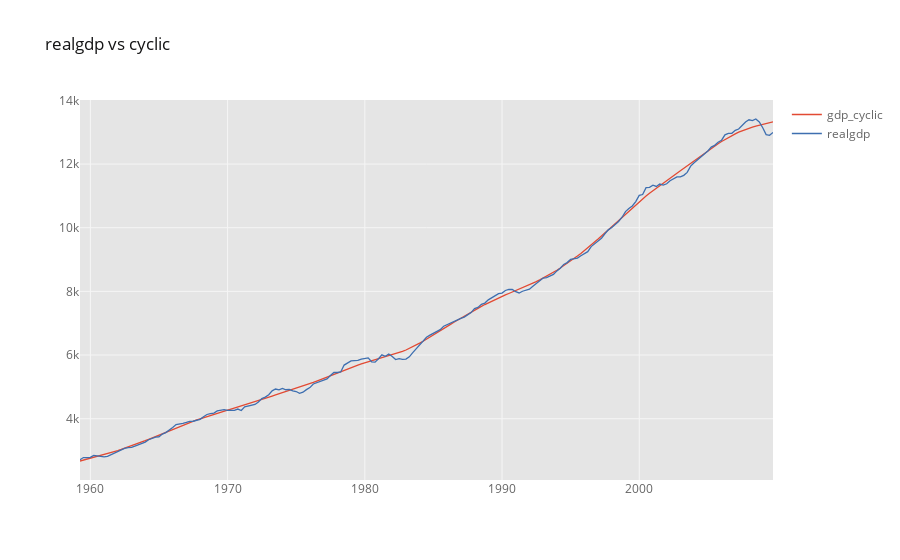

Notebook code cell kept with this figure:
### Code cell
df[['gdp_cyclic', 'realgdp']].iplot(kind = 'line', title = 'realgdp vs cyclic')

### Figure 1 — Plotly figure (JSON) as saved in the notebook; plotly's stock layout.template omitted (floating-point values rounded to 4 significant figures; data arrays with more than 128 entries replaced by an {"elided": "..."} marker saying what was removed)
{"data": [{"line": {"color": "rgba(226, 74, 51, 1.0)", "dash": "solid", "shape": "linear", "width": 1.3}, "mode": "lines", "name": "gdp_cyclic", "text": "", "type": "scatter", "x": {"elided": "203 str values"}, "y": {"elided": "203 float values"}}, {"line": {"color": "rgba(62, 111, 176, 1.0)", "dash": "solid", "shape": "linear", "width": 1.3}, "mode": "lines", "name": "realgdp", "text": "", "type": "scatter", "x": {"elided": "203 str values"}, "y": {"elided": "203 float values"}}], "layout": {"legend": {"bgcolor": "#FFFFFF", "font": {"color": "#666666"}}, "paper_bgcolor": "#FFFFFF", "plot_bgcolor": "#E5E5E5", "title": {"font": {"color": "#151516"}, "text": "realgdp vs cyclic"}, "xaxis": {"gridcolor": "#F6F6F6", "showgrid": true, "tickfont": {"color": "#666666"}, "title": {"font": {"color": "#666666"}, "text": ""}, "zerolinecolor": "#F6F6F6"}, "yaxis": {"gridcolor": "#F6F6F6", "showgrid": true, "tickfont": {"color": "#666666"}, "title": {"font": {"color": "#666666"}, "text": ""}, "zerolinecolor": "#F6F6F6"}}}
